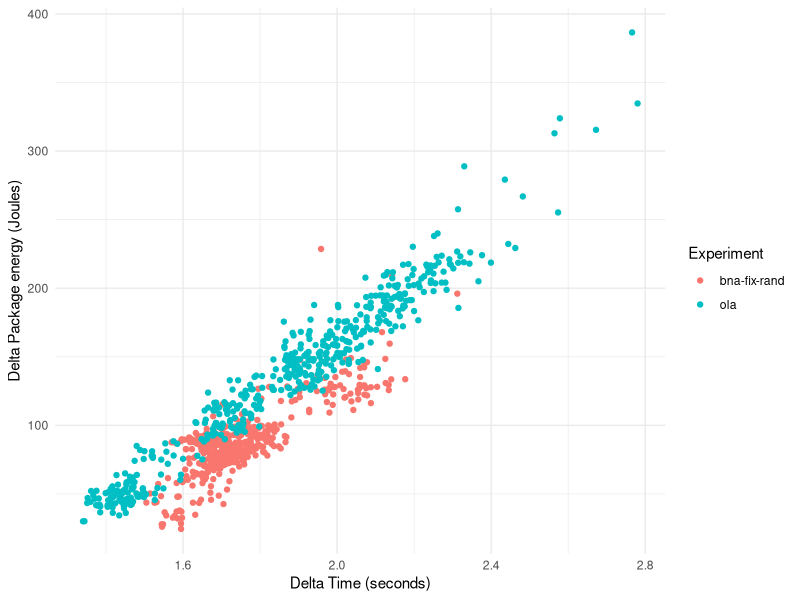
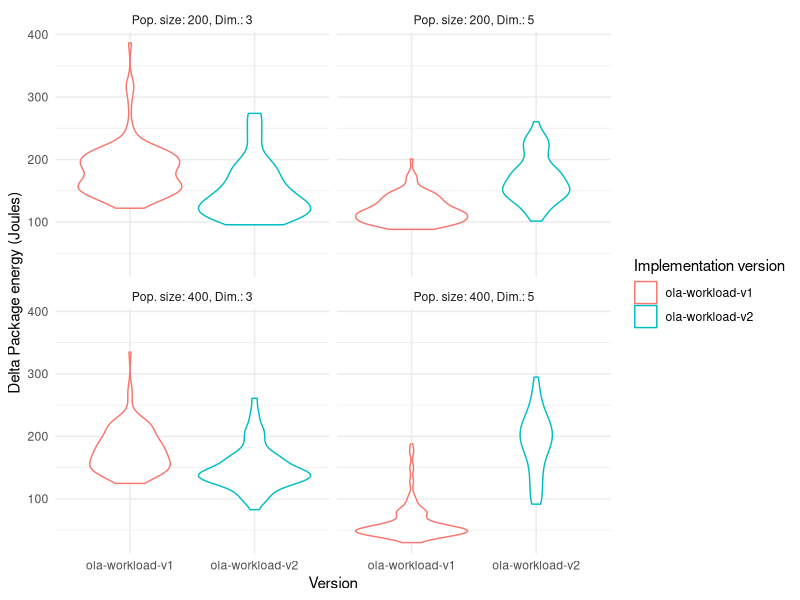
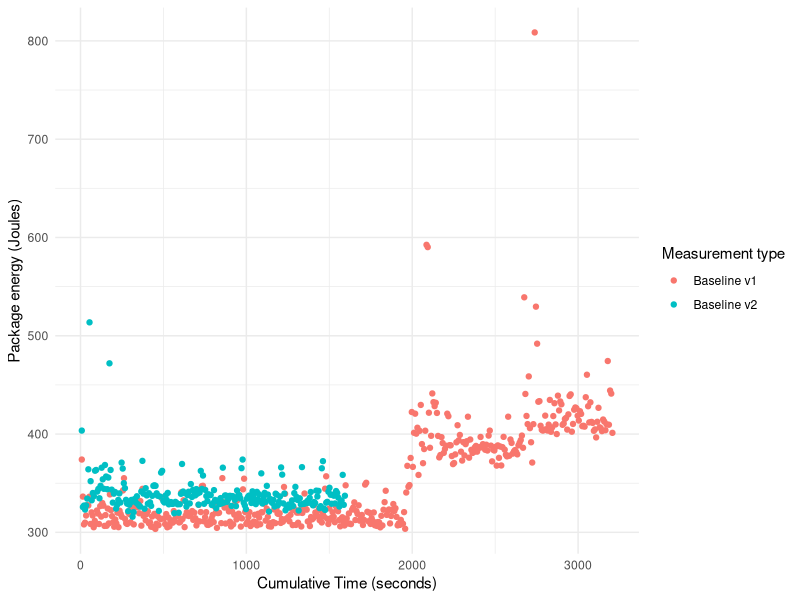
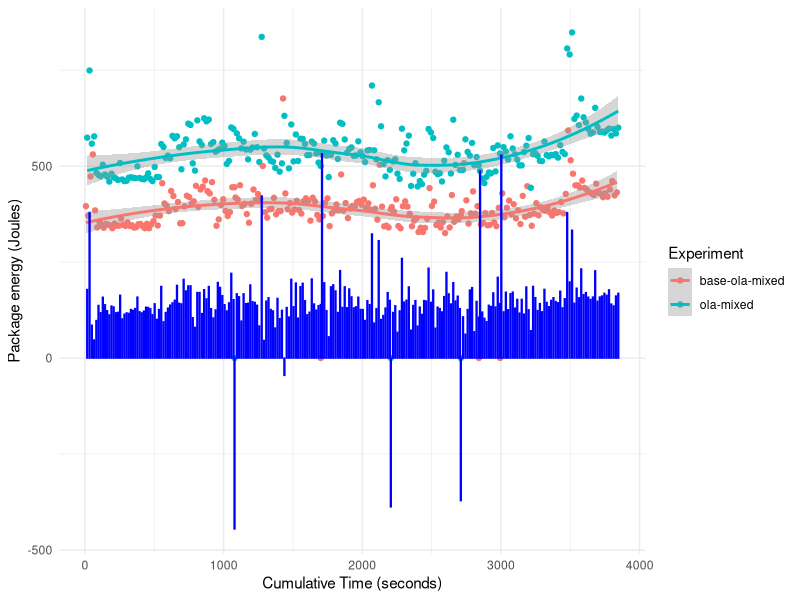
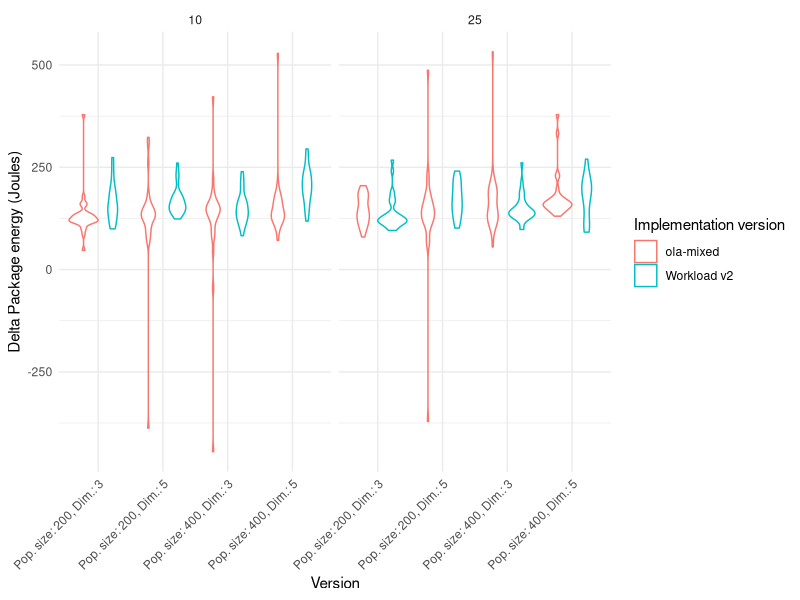
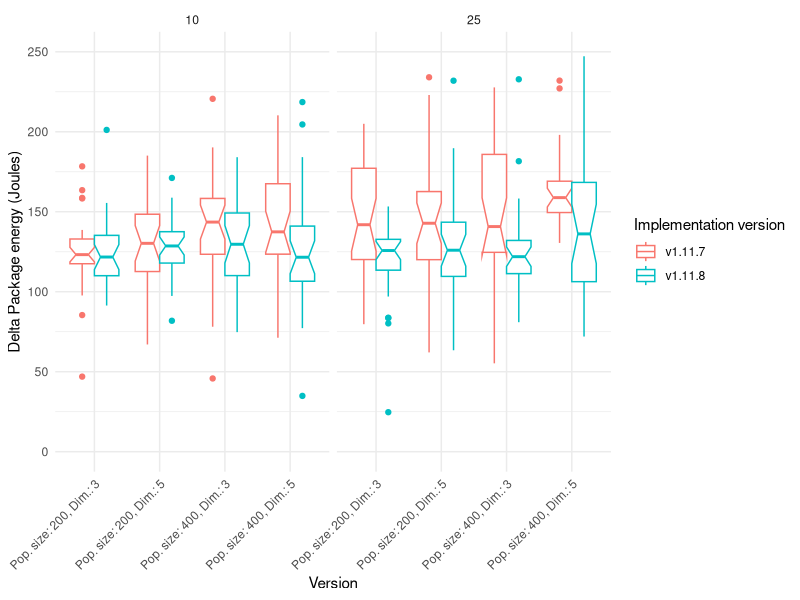
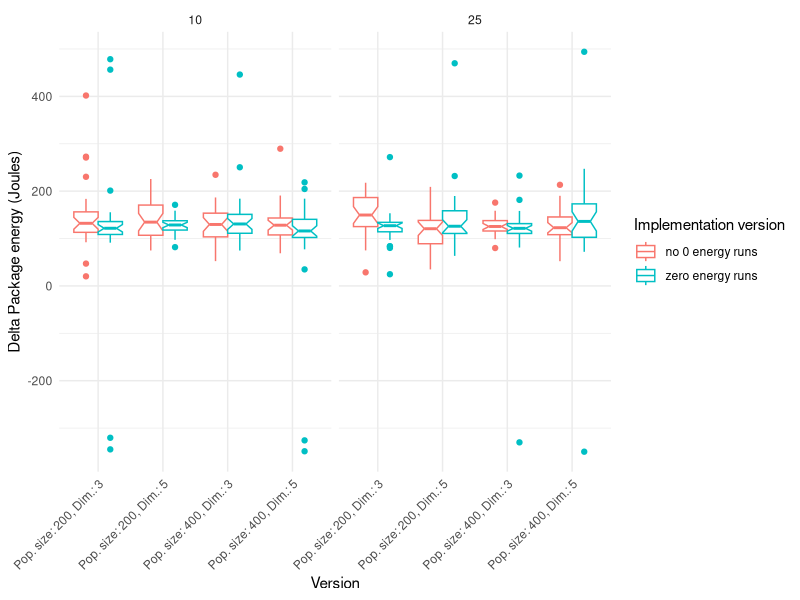

Here is the R script that generated these plots, in order:
## ----ola.base.frequency, echo=FALSE, warning=F, message=F-------------------------------------------
null_baseline_columns <- c("alpha", "max_gens", "different_seeds", "diff_fitness", "generations", "evaluations")
baseline_data_evoapps <- read.csv("data/evoapps-1.11.7-baseline-bna-baseline-16-Oct-11-08-20.csv")
baseline_data_evoapps[ null_baseline_columns ] <- NULL

baseline_data_ola_100s <- read.csv( "data/ola-base-ola-baseline-14-Dec-12-06-42.csv")
baseline_data_ola_100s$work <- "ola-baseline"
baseline_data_ola_100s[null_baseline_columns] <- NULL

initial_baseline_data <- rbind(baseline_data_evoapps, baseline_data_ola_100s)
initial_baseline_data$power <- initial_baseline_data$PKG / initial_baseline_data$seconds
library(ggplot2)
#ggplot(initial_baseline_data,aes(x=PKG,y=seconds,color=work))+geom_point() + theme_minimal() +
  # xlab("Package energy (Joules)") +
  # ylab("Time (seconds)")

library(dplyr)
initial_baseline_data %>% group_by(population_size, dimension, work) %>% summarise(
    mean_pkg = mean(PKG),
    sd_pkg = sd(PKG),
    mean_time = mean(seconds),
    sd_time = sd(seconds),
    mean_power = mean(power),
    sd_power = sd(power)
  ) -> initial_baseline_data_summary

# compute wilcoxon tests between work values for every population_size and dimension
wilcoxon_tests <- function( data, column_name = "PKG" ) {
  wilcoxon_results <- data.frame()
  for (pop_size in unique(data$population_size)) {
    for (dim in unique(data$dimension)) {
      data_subset <- data %>% filter(population_size == pop_size, dimension == dim)
      work_values <- unique(data_subset$work)
      if (length(work_values) == 2) {
        work1_data <- data_subset %>% filter(work == work_values[1]) %>% pull(.data[[column_name]])
        work2_data <- data_subset %>% filter(work == work_values[2]) %>% pull(.data[[column_name]])
        wilcox_test <- wilcox.test(work1_data, work2_data)
        wilcoxon_results <- rbind(wilcoxon_results, data.frame(
          population_size = pop_size,
          dimension = dim,
          work1 = work_values[1],
          work2 = work_values[2],
          p_value = wilcox_test$p.value
        ))
      }
    }
  }
return(wilcoxon_results)
}

wilcoxon_initial_baseline <- wilcoxon_tests( initial_baseline_data )

initial_baseline_data_summary$sd_and_mean_pkg <- paste0("$",
  round(initial_baseline_data_summary$mean_pkg, 2), " \\pm", round(initial_baseline_data_summary$sd_pkg, 2), "$"
)

library(reshape2)
initial_baseline_table <- reshape2::dcast(
  initial_baseline_data_summary,
  population_size + dimension ~ work,
  value.var = "sd_and_mean_pkg"
)

# add a column with the p-values from the wilcoxon tests in wilcoxon_initial_baseline for every population_size and dimension

initial_baseline_table <- merge(
  initial_baseline_table,
  wilcoxon_initial_baseline %>%
    select(population_size, dimension, p_value),
  by = c("population_size", "dimension")
)

initial_baseline_table %>% mutate( p_value = ifelse( as.numeric(p_value) < 0.05, "+", "-" ) ) -> initial_baseline_table

library(kableExtra)

kable(initial_baseline_table, "latex",
      col.names = c("Population size","Dimension","Baseline PKG (J)","Sampling = 100s", "Significant"),
      caption = "Baseline energy consumption for different sampling frequencies",
      escape=FALSE) %>%
  kable_styling( full_width = F)



## ----ola.deltas, echo=FALSE, warning=F, message=F,fig.cap="Workload energy spent vs. time for the initial configuration vs. measurements with sampling period = 100 ms", fig.height=3----
compute_deltas <- function( baseline_summary, workload ) {
  workload$delta_PKG <-0
  workload$delta_seconds <- 0
  for (dim in c(3,5)) {
    for ( pop_size in c(200,400)) {
      number_of_rows <- nrow(workload[ workload$dimension==dim & workload$population_size==pop_size,])
      workload[ workload$dimension==dim & workload$population_size==pop_size,]$delta_PKG <-
      workload[ workload$dimension==dim & workload$population_size==pop_size,]$PKG  -
      rep(baseline_summary[ baseline_summary$population_size == pop_size & baseline_summary$dimension==dim, ]$median_energy,number_of_rows)

      workload[ workload$dimension==dim & workload$population_size==pop_size,]$delta_seconds <-
      workload[ workload$dimension==dim & workload$population_size==pop_size,]$seconds  -
      rep(baseline_summary[ baseline_summary$population_size == pop_size & baseline_summary$dimension==dim, ]$median_time,number_of_rows)
    }
  }
  return (workload)
}

baseline_data_evoapps %>% group_by(dimension,population_size) %>%
  summarise(median_energy=median(PKG), sd_energy=sd(PKG),
            trimmed_mean_energy=mean(PKG,trim=0.2),
            median_time=median(seconds), sd_time=sd(seconds),
            trimmed_mean_time=mean(seconds, trim=0.2)) -> summary_baseline_data_evoapps

workload_data_evoapps <- read.csv("data/evoapps-1.11.7-fix-rand-bna-fix-rand-25-Oct-11-06-07.csv")
workload_data_evoapps <- compute_deltas( summary_baseline_data_evoapps, workload_data_evoapps )

workload_data_evoapps %>% group_by(dimension,population_size,max_gens,alpha) %>%
  summarise(median_delta_energy=median(delta_PKG), sd_delta_energy=sd(delta_PKG),
            trimmed_mean_delta_energy=mean(delta_PKG,trim=0.2),
            median_delta_time=median(delta_seconds), sd_delta_time=sd(delta_seconds),
            trimmed_mean_delta_time=mean(delta_seconds, trim=0.2)) -> summary_workload_data_evoapps

baseline_data_ola_100s %>% group_by(dimension,population_size) %>%
  summarise(median_energy=median(PKG), sd_energy=sd(PKG),
            trimmed_mean_energy=mean(PKG,trim=0.2),
            median_time=median(seconds), sd_time=sd(seconds),
            trimmed_mean_time=mean(seconds, trim=0.2)) -> summary_baseline_data_ola

workload_data_ola <- read.csv("data/ola-1.11.7-ola-14-Dec-13-02-30.csv")
workload_data_ola <- compute_deltas( summary_baseline_data_ola, workload_data_ola )

workload_data <- rbind( workload_data_evoapps, workload_data_ola )

ggplot(workload_data, aes(x=delta_seconds, y=delta_PKG, color=as.factor(work))) +
  geom_point() +
  theme_minimal() +
  xlab("Delta Time (seconds)") +
  ylab("Delta Package energy (Joules)") +
  labs(color="Measurement frequency") + guides(color=guide_legend(title="Experiment"))


## ----ola.micro, echo=FALSE, warning=F, message=F----------------------------------------------------
baseline_ola_v2_data <- read.csv("data/ola-1.11.7-v2-baseline-v2-14-Dec-20-40-47.csv")
baseline_ola_v2_data[ null_baseline_columns ] <- NULL
initial_vs_v2_baseline <- rbind(
  baseline_data_ola_100s %>% mutate( work = "ola-baseline-v1"),
  baseline_ola_v2_data %>% mutate( work = "ola-baseline-v2")
)

wilcoxon_micro_optimization <- wilcoxon_tests( initial_vs_v2_baseline )
initial_vs_v2_baseline %>% group_by(population_size, dimension, work) %>% summarise(
    mean_pkg = mean(PKG),
    sd_pkg = sd(PKG),
    mean_time = mean(seconds),
    sd_time = sd(seconds)
  ) -> initial_vs_v2_baseline_summary

initial_vs_v2_baseline_summary$sd_and_mean_pkg <- paste0("$",
  round(initial_vs_v2_baseline_summary$mean_pkg, 2), " \\pm", round(initial_vs_v2_baseline_summary$sd_pkg, 2), "$"
)

library(reshape2)
initial_vs_v2_baseline_table <- reshape2::dcast(
  initial_vs_v2_baseline_summary,
  population_size + dimension ~ work,
  value.var = "sd_and_mean_pkg"
)

initial_vs_v2_baseline_table <- merge(
  initial_vs_v2_baseline_table,
  wilcoxon_micro_optimization %>%
    select(population_size, dimension, p_value),
  by = c("population_size", "dimension")
)
initial_vs_v2_baseline_table %>% mutate( p_value = ifelse( as.numeric(p_value) < 0.05, "+", "-" ) ) -> initial_vs_v2_baseline_table

kable(initial_vs_v2_baseline_table, "latex",
      col.names = c("Population size","Dimension","Initial version","Micro-optimized version","Significant"),
      caption = "Baseline energy consumption for different implementations of the genetic operators",
      escape=FALSE) %>%
  kable_styling( full_width = F)


## ----ola.micro.plot, echo=FALSE, warning=F, message=F,fig.cap="Workload energy spent vs. time for different implementations of the genetic operators",fig.height=4, fig.pos="h!tb"----
workload_ola_v2_data <- read.csv("data/ola-1.11.7-v2-ola-v2-15-Dec-13-18-43.csv")

baseline_ola_v2_data %>% group_by(population_size, dimension) %>% summarise(
    mean_pkg = mean(PKG),
    sd_pkg = sd(PKG),
    mean_time = mean(seconds),
    sd_time = sd(seconds),
    median_energy = median(PKG),
    median_time = median(seconds),
    trimmed_mean_pkg = mean(PKG, trim=0.2)
  ) -> summary_baseline_ola_v2

workload_ola_v2_data <- compute_deltas( summary_baseline_ola_v2, workload_ola_v2_data )

initial_vs_v2_workload <- rbind(
  workload_data_ola %>% mutate( work = "ola-workload-v1"),
  workload_ola_v2_data %>% mutate( work = "ola-workload-v2")
)

initial_vs_v2_workload$population_dimension <- paste0(
  "Pop. size: ", initial_vs_v2_workload$population_size,
  ", Dim.: ", initial_vs_v2_workload$dimension
)

ggplot(initial_vs_v2_workload, aes(x=work, y=delta_PKG, color=as.factor(work))) +
  geom_violin() +
  theme_minimal() +
  xlab("Version") +
  ylab("Delta Package energy (Joules)") +
  labs(color="Implementation version") +
  facet_wrap( ~ population_dimension )



## ----ola.micro.hysteresis, echo=FALSE, warning=F, message=F,fig.cap="PKG energy data vs. accumulated time for the two baseline runs we are examining", fig.pos="h!tb", fig.height=3----
baseline_data_ola_100s$cumulative_time <- cumsum(baseline_data_ola_100s$seconds)
baseline_data_ola_100s$work <- "Baseline v1"
workload_data_ola$cumulative_time <- cumsum(workload_data_ola$seconds)
workload_data_ola$work <- "Workload v1"
baseline_ola_v2_data$cumulative_time <- cumsum(baseline_ola_v2_data$seconds)
baseline_ola_v2_data$work <- "Baseline v2"
workload_ola_v2_data$cumulative_time <- cumsum(workload_ola_v2_data$seconds)
workload_ola_v2_data$work <- "Workload v2"

ggplot( rbind(baseline_data_ola_100s, baseline_ola_v2_data), aes(x=cumulative_time, y=PKG, color=work) ) +
  geom_point() +
  theme_minimal() +
  xlab("Cumulative Time (seconds)") +
  ylab("Package energy (Joules)") +
  labs(color="Measurement type")



## ----ola.mixed, echo=FALSE, warning=F, message=F,fig.cap="Workload energy spent vs. time for different implementations of the genetic operators after mitigating hysteresis effects",fig.height=3, fig.pos="h!tb"----
ola_mixed_v11_7 <- read.csv("data/ola-1.11.7-mixed-ola-mixed-15-Dec-19-49-11.csv")
ola_mixed_v11_7$cumulative_time <- cumsum(ola_mixed_v11_7$seconds)

for (i in 2:nrow(ola_mixed_v11_7)) {
  if (ola_mixed_v11_7$work[i] == "ola-mixed") {
    ola_mixed_v11_7$delta_seconds[i] <- ola_mixed_v11_7$seconds[i] - ola_mixed_v11_7$seconds[i-1]
    ola_mixed_v11_7$delta_PKG[i] <- ola_mixed_v11_7$PKG[i] - ola_mixed_v11_7$PKG[i-1]
  }
}

ggplot( ola_mixed_v11_7, aes(x=cumulative_time, y=PKG, color=as.factor(work)), group=as.factor(work) ) +
  geom_point() + geom_smooth() +
  geom_bar(ola_mixed_v11_7[ ola_mixed_v11_7$work == "ola-mixed", ], mapping=aes(x=cumulative_time, y=delta_PKG), stat="identity", alpha=0.2, color="blue" ) +
  theme_minimal() +
  xlab("Cumulative Time (seconds)") +
  ylab("Package energy (Joules)") + labs(color="Experiment")


## ----ola.mixed.comparison, echo=FALSE, warning=F, message=F,fig.cap="Workload energy spent compared with different ways of measuring the workload effect; we also compare two values of the maximum number of generations run without improving fitness.",fig.height=3, fig.pos="h!tb", fig.height=4----
ola_mixed_v11_7_summary_data <- ola_mixed_v11_7 %>%
  group_by(work,population_size, dimension, max_gens) %>%
  summarise(
    mean_PKG = mean(PKG),
    median_PKG = median(PKG),
    sd_PKG = sd(PKG),
    trimmed_PKG = mean(PKG, trim = 0.2),
    mean_delta_PKG = mean(delta_PKG, trim=0.2),
    sd_delta_PKG = sd(delta_PKG)
  )

ola_mixed_v11_7_deltas_summary_data <- ola_mixed_v11_7 %>%
  group_by(work,population_size, dimension, max_gens) %>%
  summarise(
    mean_PKG = mean(PKG),
    median_PKG = median(PKG),
    sd_PKG = sd(PKG),
    trimmed_PKG = mean(PKG, trim = 0.2),
    mean_delta_PKG = mean(delta_PKG, trim=0.2),
    sd_delta_PKG = sd(delta_PKG)
  )

workload_ola_v2_data %>% group_by(dimension,population_size,max_gens,alpha) %>%
                         summarise(median_delta_energy=median(delta_PKG), sd_delta_energy=sd(delta_PKG),
                                   trimmed_mean_delta_energy=mean(delta_PKG,trim=0.2),
                          median_delta_time=median(delta_seconds), sd_delta_time=sd(delta_seconds),
                          trimmed_mean_delta_time=mean(delta_seconds, trim=0.2)) -> summary_workload_ola_v2_data

ola_mixed_v11_7[ ola_mixed_v11_7$work == "ola-mixed", ] %>%
  group_by(population_size, dimension, max_gens) %>%
  summarise(
    median_delta_energy = median(delta_PKG),
    sd_delta_energy = sd(delta_PKG),
    trimmed_mean_delta_PKG = mean(delta_PKG, trim=0.2),
    median_delta_time=median(delta_seconds),
    sd_delta_time=sd(delta_seconds),
    trimmed_mean_delta_time=mean(delta_seconds, trim=0.2)
  ) -> summary_ola_mixed_deltas

mixed_vs_separated_workload <- rbind( workload_ola_v2_data, ola_mixed_v11_7[ ola_mixed_v11_7$work == "ola-mixed", ] )
mixed_vs_separated_workload$population_dimension <- paste0(
  "Pop. size: ", mixed_vs_separated_workload$population_size,
  ", Dim.: ", mixed_vs_separated_workload$dimension
)

ggplot(mixed_vs_separated_workload, aes(x=population_dimension, y=delta_PKG, color=as.factor(work))) +
  geom_violin(position="dodge") +
  theme_minimal() +
  xlab("Version") +
  ylab("Delta Package energy (Joules)") +
  labs(color="Implementation version") + # x ticks rotated
  theme(axis.text.x = element_text(angle = 45, hjust = 1)) +
  facet_wrap( ~ max_gens )

# ggplot(mixed_vs_separated_workload, aes(x=population_dimension, y=delta_PKG, color=as.factor(max_gens))) +
#   geom_boxplot(position="dodge") +
#   theme_minimal() +
#   xlab("Version") +
#   ylab("Delta Package energy (Joules)") +
#   labs(color="Implementation version") + # x ticks rotated
#   theme(axis.text.x = element_text(angle = 45, hjust = 1)) +
#   facet_wrap( ~ work )


## ----ola.v11_8, echo=F, warning=F, message=F, fig.cap="Comparing Julia versions. We have clipped the y axis to 0,250", fig.height=4, fig.pos="h!tb"----
ola_mixed_v11_8 <- read.csv("data/ola-1.11.8-mixed-inverted-ola-mixed-inverted-16-Dec-09-02-52.csv")
ola_mixed_v11_8$cumulative_time <- cumsum(ola_mixed_v11_8$seconds)
for (i in 2:nrow(ola_mixed_v11_8)) {
  if (ola_mixed_v11_8$work[i] == "ola-mixed-inverted") {
    ola_mixed_v11_8$delta_seconds[i] <- ola_mixed_v11_8$seconds[i] - ola_mixed_v11_8$seconds[i-1]
    ola_mixed_v11_8$delta_PKG[i] <- ola_mixed_v11_8$PKG[i] - ola_mixed_v11_8$PKG[i-1]
  }
}

ola_mixed_v11_7_workload <- ola_mixed_v11_7[ ola_mixed_v11_7$work == "ola-mixed",]
ola_mixed_v11_7_workload$work <- "v1.11.7"
ola_mixed_v11_8_workload <- ola_mixed_v11_8[ ola_mixed_v11_8$work == "ola-mixed-inverted",]
ola_mixed_v11_8_workload$work <- "v1.11.8"

ola_v11_7_vs_8_data  <- rbind(ola_mixed_v11_7_workload,ola_mixed_v11_8_workload)
ola_v11_7_vs_8_data$population_dimension <- paste0(
  "Pop. size: ", ola_v11_7_vs_8_data$population_size,
  ", Dim.: ", ola_v11_7_vs_8_data$dimension
)

ggplot(ola_v11_7_vs_8_data, aes(x=population_dimension, y=delta_PKG, color=as.factor(work))) +
  geom_boxplot(position="dodge",notch=T) +
  theme_minimal() +
  xlab("Version") +
  ylab("Delta Package energy (Joules)") +
  labs(color="Implementation version") + # x ticks rotated
  theme(axis.text.x = element_text(angle = 45, hjust = 1)) +
  ylim(0,250)+
  facet_wrap(~ max_gens)


## ----ola.no0, echo=F, fig.height=4, fig.cap="Avoiding zero energy runs, comparison of results"------
ola_mixed_no0 <- read.csv("data/ola-1.11.8-ola-no0-16-Dec-17-43-49.csv" )
ola_mixed_no0$cumulative_time <- cumsum(ola_mixed_no0$seconds)
for (i in 2:nrow(ola_mixed_no0)) {
  if (ola_mixed_no0$work[i] == "ola-no0") {
    ola_mixed_no0$delta_seconds[i] <- ola_mixed_no0$seconds[i] - ola_mixed_no0$seconds[i-1]
    ola_mixed_no0$delta_PKG[i] <- ola_mixed_no0$PKG[i] - ola_mixed_no0$PKG[i-1]
  }
}

ola_mixed_v11_8_workload$work <- "zero energy runs"
ola_mixed_no0_workload <- ola_mixed_no0[ ola_mixed_no0$work == "ola-no0",]
ola_mixed_no0_workload$work <- "no 0 energy runs"

ola_0_vs_no0_data  <- rbind(ola_mixed_v11_8_workload,ola_mixed_no0_workload)
ola_0_vs_no0_data$population_dimension <- paste0(
  "Pop. size: ", ola_0_vs_no0_data$population_size,
  ", Dim.: ", ola_0_vs_no0_data$dimension
)

ggplot(ola_0_vs_no0_data, aes(x=population_dimension, y=delta_PKG, color=as.factor(work))) +
  geom_boxplot(position="dodge",notch=T) +
  theme_minimal() +
  xlab("Version") +
  ylab("Delta Package energy (Joules)") +
  labs(color="Implementation version") + # x ticks rotated
  theme(axis.text.x = element_text(angle = 45, hjust = 1)) +
  facet_wrap(~ max_gens)
